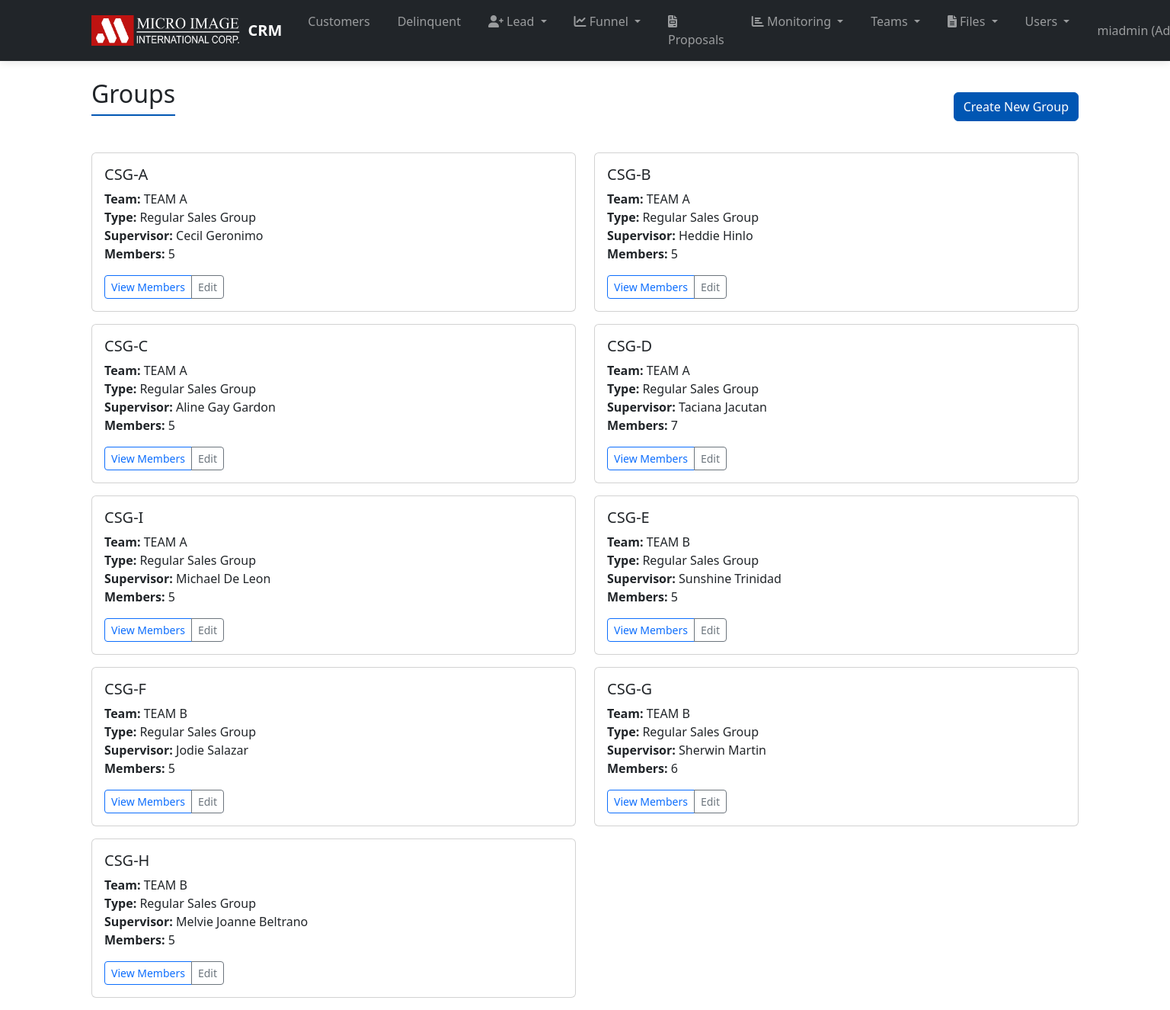
The page /teams/groups/ (signed in) on the database as committed earlier.
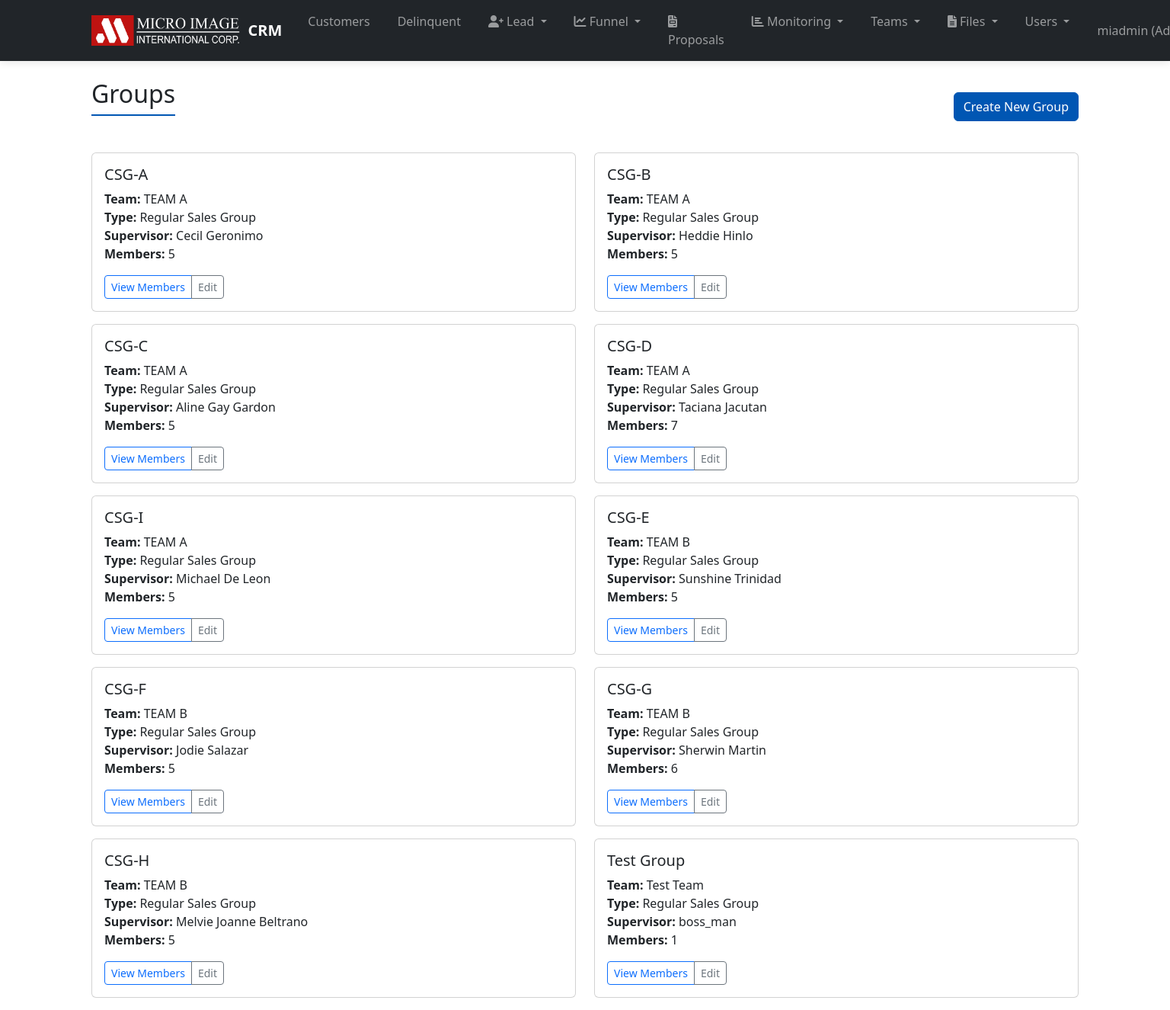
The same page on the database as committed later.
### teams/models.py (models this page shows, shortened)
class Group(models.Model):
    GROUP_TYPE_CHOICES = [
        ('regular', 'Regular Sales Group'),
        ('tsg', 'Technical Sales Group'),
    ]
    name = models.CharField(max_length=100, unique=True)
    team = models.ForeignKey(Team, on_delete=models.CASCADE, related_name='groups')
    group_type = models.CharField(max_length=20, choices=GROUP_TYPE_CHOICES, default='regular',
                              help_text='Regular groups have supervisors; TSG groups are managed by the Technical Manager/Assistant Technical Manager')
    supervisor = models.ForeignKey(User, on_delete=models.CASCADE, related_name='managed_groups',
                                limit_choices_to={'role__in': ['supervisor', 'asm']},
                                null=True, blank=True,
                                help_text='Required for regular groups, not used for TSG groups')
    teamlead = models.ForeignKey(User, on_delete=models.SET_NULL, related_name='led_groups',
                             blank=True, null=True, limit_choices_to={'role': 'teamlead'})
    def is_tsg(self):
        return self.group_type == 'tsg'
    class Meta:
        ordering = ['team__name', 'group_type', 'name']

class Team(models.Model):
    name = models.CharField(max_length=100, unique=True)
    avp = models.ForeignKey(User, on_delete=models.CASCADE, related_name='managed_teams', blank=True, null=True, limit_choices_to={'role__in': ['avp', 'vp', 'gm', 'president']})
    asm = models.ForeignKey(User, on_delete=models.SET_NULL, related_name='asm_teams', blank=True, null=True, limit_choices_to={'role': 'asm'})
    tech_manager = models.ForeignKey(User, on_delete=models.SET_NULL, related_name='tsg_managed_teams', blank=True, null=True, limit_choices_to={'role__in': ['techmgr', 'asst_techmgr']})

### users/models.py (models this page shows)
class User(AbstractUser):
    ROLE_CHOICES = (
        ('admin', 'Admin'),
        ('avp', 'AVP'),
        ('supervisor', 'Supervisor'),
        ('salesperson', 'Salesperson'),
        ('vp', 'Vice President'),
        ('gm', 'General Manager'),
        ('president', 'President'),
        ('asm', 'ASM'),
        ('sm', 'Sales Manager'),
        ('teamlead', 'Teamlead'),
        ('techmgr', 'Technical Manager'),
        ('asst_techmgr', 'Assistant Technical Manager'),
    )
    role = models.CharField(max_length=20, choices=ROLE_CHOICES, default='salesperson')
    initials = models.CharField(max_length=3, blank=True, help_text='3-letter initials for the user (e.g., JDO for John Doe)')
    mobile_number = models.CharField(max_length=20, blank=True, null=True, help_text='Mobile number of the user')
    last_activity = models.DateTimeField(null=True, blank=True, help_text='Timestamp of last user activity')
    is_active = models.BooleanField(default=True, help_text='Designates whether this user should be treated as active. Unselect this instead of deleting accounts.')
    groups = models.ManyToManyField(
        AuthGroup,
        verbose_name='groups',
        blank=True,
        help_text=(
            'The groups this user belongs to. A user will get all permissions '
            'granted to each of their groups.'
        ),
        related_name="custom_user_set", # <--- FIX
        related_query_name="user",
    )
    user_permissions = models.ManyToManyField(
        Permission,
        verbose_name='user permissions',
        blank=True,
        help_text='Specific permissions for this user.',
        related_name="custom_user_set", # <--- FIX
        related_query_name="user",
    )

### teams/views.py (the view)
# urls.py: path('groups/', views.group_list, name='group_list'),
@login_required
@user_passes_test(can_manage_groups)
def group_list(request):
    if request.user.role in ['admin', 'president', 'gm', 'vp']:
        groups = Group.objects.all()
    elif request.user.role == 'avp':
        user_teams = Team.objects.filter(avp=request.user)
        groups = Group.objects.filter(team__in=user_teams)
    elif request.user.role == 'asm':
        user_teams = request.user.asm_teams.all()
        groups = Group.objects.filter(team__in=user_teams)
    elif request.user.role in ['techmgr', 'asst_techmgr']:
        user_teams = Team.objects.filter(tech_manager=request.user)
        groups = Group.objects.filter(team__in=user_teams)
    elif request.user.role == 'supervisor':
        groups = request.user.managed_groups.all()
    else:
        groups = Group.objects.all()
    return render(request, 'teams/group_list.html', {'groups': groups})

### teams/views.py (called while the page is built)
def can_manage_groups(user):
    return user.role in ['admin', 'president', 'gm', 'vp', 'avp', 'asm', 'supervisor', 'techmgr', 'asst_techmgr']

### templates/teams/group_list.html (shortened to what this page needs)
{% extends 'base.html' %}
{% block content %}
<div class="d-flex justify-content-between align-items-center mb-4">
    <h2>Groups</h2>
    <a href="{% url 'create_group' %}" class="btn btn-primary">Create New Group</a>
</div>
<div class="row">
    {% for group in groups %}
    <div class="col-md-6 mb-3">
        <div class="card">
            <div class="card-body">
                <h5 class="card-title">
                    {{ group.name }}
                </h5>
                <p class="card-text">
                    <strong>Team:</strong> {{ group.team.name }}<br>
                    <strong>Type:</strong> {{ group.get_group_type_display }}<br>
                    {% if group.is_tsg %}
                        <strong>Managed by:</strong> {{ group.get_manager.get_full_name|default:group.get_manager.username }} ({{ group.get_manager_role }})<br>
                    {% else %}
                        <strong>Supervisor:</strong> {{ group.supervisor.get_full_name|default:group.supervisor.username }}<br>
                    {% endif %}
                    <strong>Members:</strong> {{ group.members.count }}
                </p>
                <div class="btn-group" role="group">
                    <a href="{% url 'group_members' group.pk %}" class="btn btn-sm btn-outline-primary">View Members</a>
                    <a href="{% url 'edit_group' group.pk %}" class="btn btn-sm btn-outline-secondary">Edit</a>
                </div>
            </div>
        </div>
    </div>
    {% endfor %}
</div>
{% endblock %}

Rows that differ between the two databases and show on the page:
added Group: name "Test Group", team.name "Test Team", group_type "Regular Sales Group", supervisor.get_full_name "boss_man", members.count "1"
